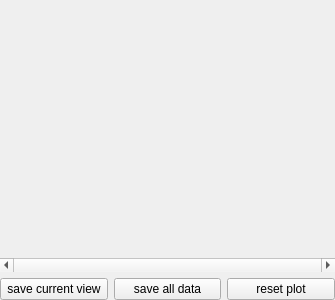
<?xml version="1.0" encoding="UTF-8"?>
<ui version="4.0">
 <class>AdvencedPlot</class>
 <widget class="QWidget" name="AdvencedPlot">
  <property name="geometry">
   <rect>
    <x>0</x>
    <y>0</y>
    <width>335</width>
    <height>300</height>
   </rect>
  </property>
  <property name="sizePolicy">
   <sizepolicy hsizetype="Expanding" vsizetype="Expanding">
    <horstretch>0</horstretch>
    <verstretch>0</verstretch>
   </sizepolicy>
  </property>
  <property name="minimumSize">
   <size>
    <width>300</width>
    <height>300</height>
   </size>
  </property>
  <property name="maximumSize">
   <size>
    <width>16777215</width>
    <height>16777215</height>
   </size>
  </property>
  <property name="windowTitle">
   <string>Form</string>
  </property>
  <layout class="QVBoxLayout" name="verticalLayout">
   <property name="margin">
    <number>0</number>
   </property>
   <item>
    <widget class="QwtPlot" name="qwtPlot_1"/>
   </item>
   <item>
    <widget class="QwtPlot" name="qwtPlot_2"/>
   </item>
   <item>
    <widget class="QScrollBar" name="horizontalScrollBarXPos">
     <property name="minimum">
      <number>0</number>
     </property>
     <property name="maximum">
      <number>0</number>
     </property>
     <property name="singleStep">
      <number>0</number>
     </property>
     <property name="orientation">
      <enum>Qt::Horizontal</enum>
     </property>
    </widget>
   </item>
   <item>
    <layout class="QHBoxLayout" name="horizontalLayout">
     <property name="bottomMargin">
      <number>0</number>
     </property>
     <item>
      <widget class="QPushButton" name="pushButton_saveCurrent">
       <property name="text">
        <string>save current view</string>
       </property>
      </widget>
     </item>
     <item>
      <widget class="QPushButton" name="pushButton_savAll">
       <property name="text">
        <string>save all data</string>
       </property>
      </widget>
     </item>
     <item>
      <widget class="QPushButton" name="pushButton_3">
       <property name="text">
        <string>reset plot</string>
       </property>
      </widget>
     </item>
    </layout>
   </item>
  </layout>
 </widget>
 <customwidgets>
  <customwidget>
   <class>QwtPlot</class>
   <extends>QFrame</extends>
   <header>qwt_plot.h</header>
  </customwidget>
 </customwidgets>
 <resources/>
 <connections/>
</ui>
